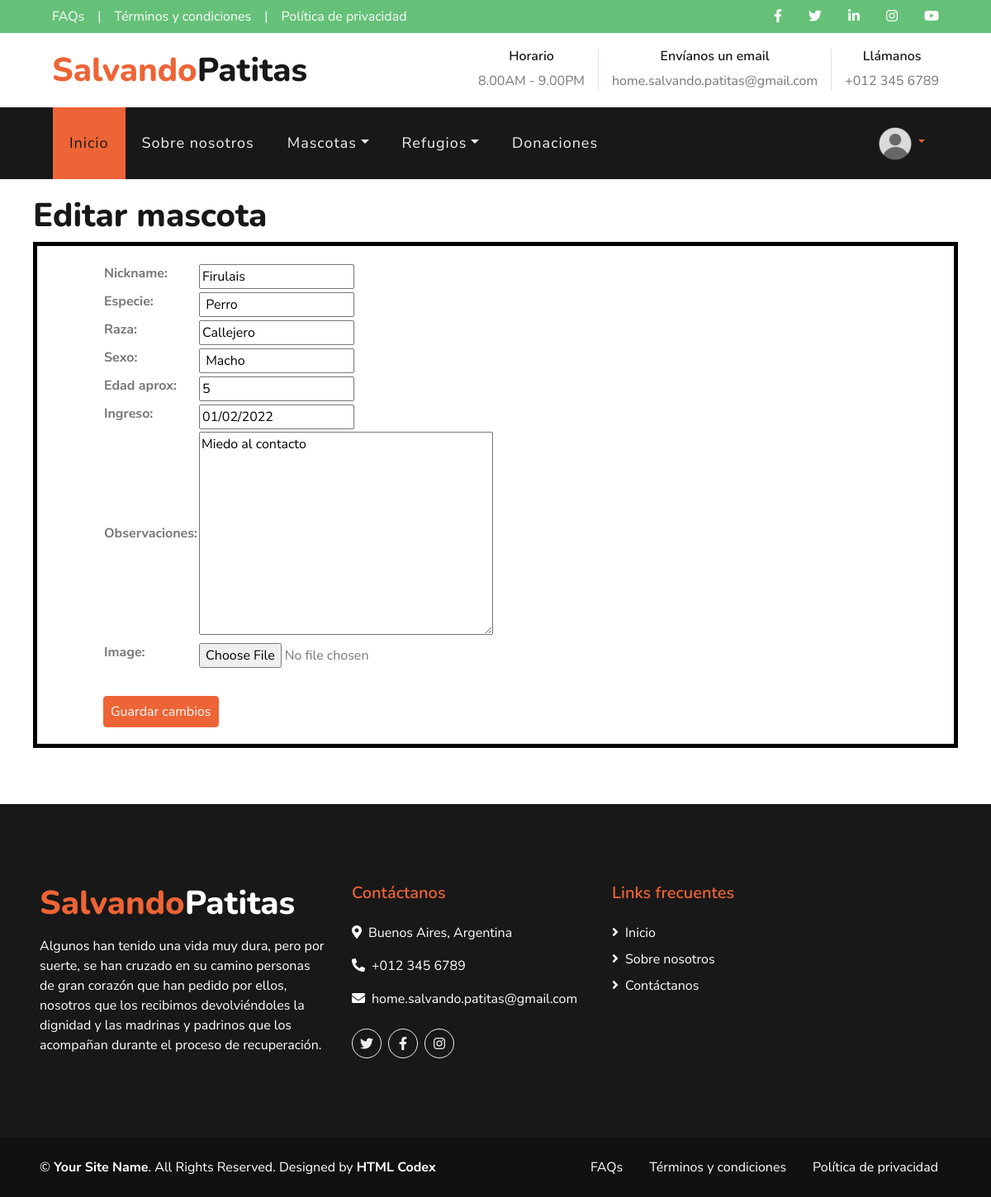
Before: /Mascota/editar-mascota/1/ (signed in) with the older database file.
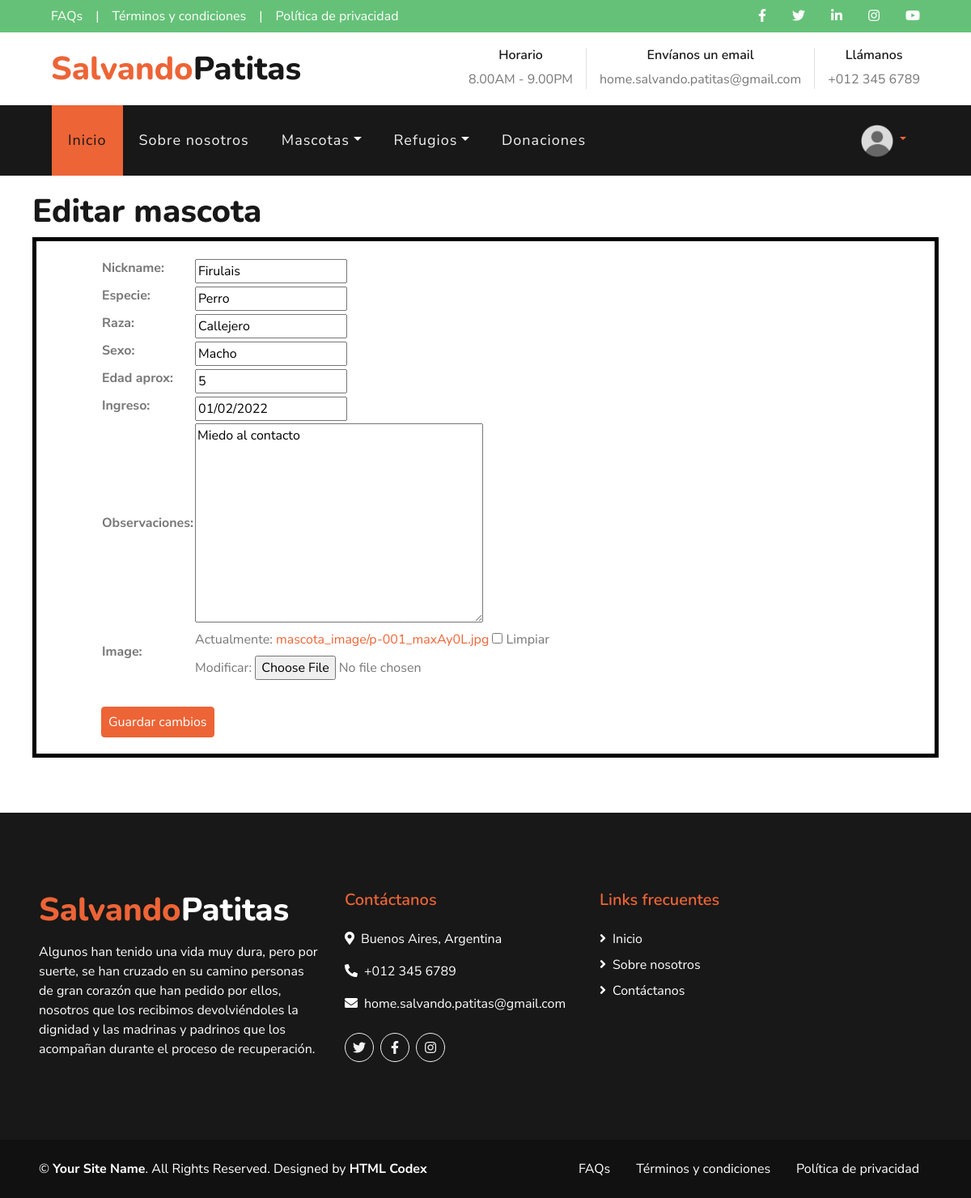
After: the same page with the newer database file.
### Apps/Mascota/views.py (the view)
# urls.py: path("editar-mascota/<int:pk>/", Editar_Mascota.as_view() , name="editar-mascota"),
class Editar_Mascota(UpdateView):
    model = Mascota
    template_name = 'Mascota/editar_mascota.html'
    fields = ["nickname","especie","raza","sexo","edad_aprox","ingreso","observaciones", "image"]
    success_url = '/Mascota/lista-mascota/'

### Templates/Mascota/editar_mascota.html (shortened to what this page needs)
{% extends "padre.html" %}
{% load static %}
{% block contenidoQueCambia%}
<div style="padding: 20px 40px;">
    <h1>Editar  mascota</h1>
    <form  method="POST" enctype="multipart/form-data" style="padding: 20px 80px;border-color: BLACK;border-width: 5px;border-style: solid;">
       <table>
         {{form.as_table}}
        </table> <br>
        <input type="submit" value="Guardar cambios" class="btn  btn-primary mt-3 mt-md-2 px-2">
    </form>
</div>
{% endblock %}

Changed rows visible on the page:
changed Mascota "Firulais": especie " Perro" → "Perro" (drawn)
Other visible differences:
form field as_table: (not shown) → "☐"
text no longer shown: "Nickname: Especie: Raza: Sexo: Edad aprox: Ingreso: Observaciones: Image:"
text now shown: "Nickname: Especie: Raza: Sexo: Edad aprox: Ingreso: Observaciones: Image: Actualmente: mascota_image/p-001_maxAy0L.jpg Limpiar Modificar:"
